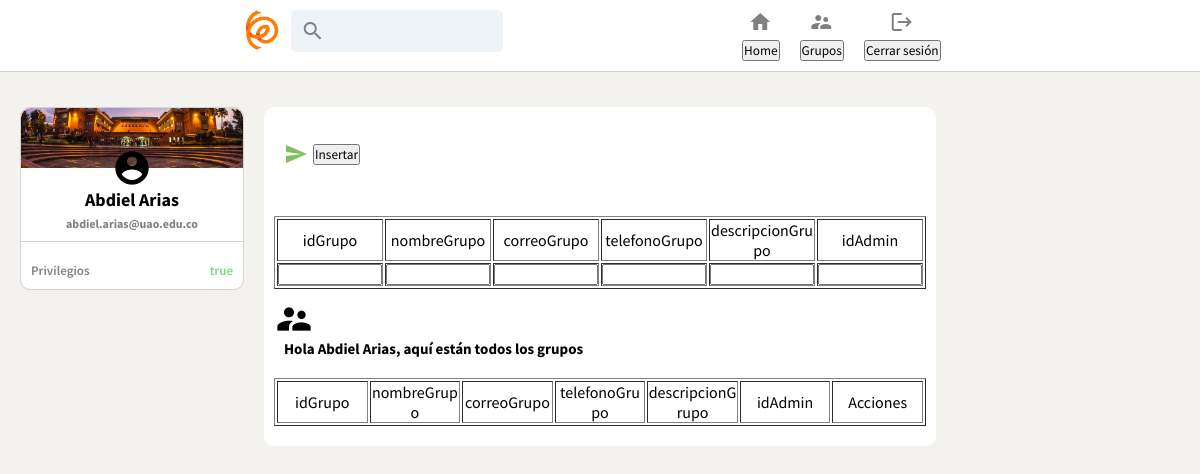
/ogedb-project/grupos.php (signed in), run on an earlier commit of the app's database.
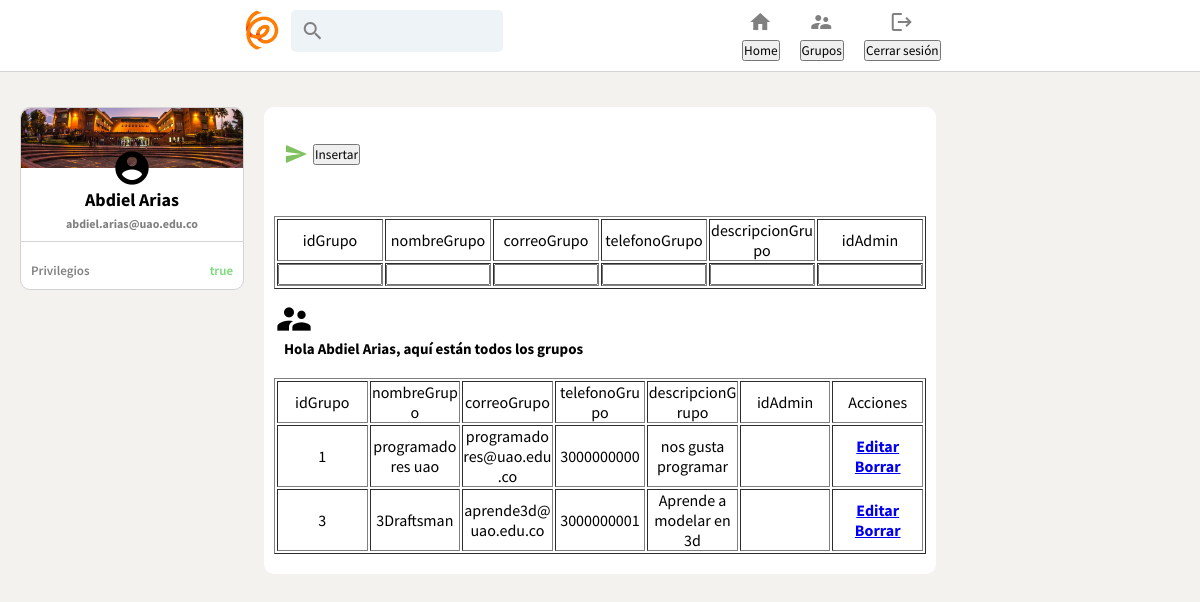
And on a later commit of the database.
### tables this page shows
CREATE TABLE `grupos_estudiantilessd` (
  `idGrupo` int(11) NOT NULL,
  `nombreGrupo` varchar(50) NOT NULL,
  `descripcionGrupo` varchar(50) DEFAULT NULL,
  `correoGrupo` varchar(50) NOT NULL,
  `telefonoGrupo` varchar(50) DEFAULT NULL,
  `idAdminFG` int(11) NOT NULL
);

### ogedb-project/grupos.php (the view, shortened to what the changed rows need)
<?php
if (isset($_SESSION['idAdmin']) && isset($_SESSION['user_name'])) {
 ?>
<html lang="en">
<head>
    <link rel="stylesheet" type="text/css" href="css/sourcesanspro-font.css">
    <link rel="stylesheet" href="css/style.css">
    <link rel="stylesheet" href="css/stylehome_pro.css" />
</head>
<body>
    <div class="body__main">
        <div class="sidebar">
            <div class="sidebar__top">
                <h2><?php echo $_SESSION['nombre1Admin']; ?> <?php echo $_SESSION['apellido1Admin']?></h2>
            </div>
        </div>
        </div>
        <div class="post">
		<table border="1">
                <tr>
                <div class="post__header">
                    <div class="post__info">
                        <h2>Hola <?php echo $_SESSION['nombre1Admin']?> <?php echo $_SESSION['apellido1Admin']?>,
                        aquí están todos los grupos
                    </h2>
                    <br>
                    </div>
                </div>
                </tr>
                <?php
                $sname= "localhost";
                $unmae= "root";
                $password = "root";
                $db_name = "oge_bd";
                $conn = mysqli_connect($sname, $unmae, $password, $db_name);
                $sqlshow ="SELECT * FROM grupos_estudiantilessd";
                $resultshow = mysqli_query($conn,$sqlshow);
                if(mysqli_num_rows($resultshow)>0){
                    while($row = mysqli_fetch_assoc($resultshow)){
                        ?>
                <tr>
                <div class="feed__inputOptions">
                    <td><?php echo $row['idGrupo'];?></td>
                    <td><?php echo $row['nombreGrupo'];?></td>
                    <td><?php echo $row['correoGrupo'];?></td>
                    <td><?php echo $row['telefonoGrupo'];?></td>
                    <td><?php echo $row['descripcionGrupo'];?></td>
                    <td><?php echo $row['idAdmin'];?></td>
                    <td>
                        <h4><a href="editar_post.php?idGrupo=<?php echo $row["idGrupo"];?>" class="">Editar</a>
                        <a href="borrar_post.php?idGrupo=<?php echo $row["idGrupo"];?>" class="">Borrar</a></td>
                    </div>
                </div>
                </tr>
                <?php
                }
            }?>
        </table>
        </div>
</body>
</html>
<?php
}
?>

What changed in the data, as far as the page shows it:
added grupos_estudiantilessd: idGrupo "1", nombreGrupo "programadores uao", correoGrupo "programadores@uao.edu.co", telefonoGrupo "3000000000", descripcionGrupo "nos gusta programar"
added grupos_estudiantilessd: idGrupo "3", nombreGrupo "3Draftsman", correoGrupo "aprende3d@uao.edu.co", telefonoGrupo "3000000001", descripcionGrupo "Aprende a modelar en 3d"
